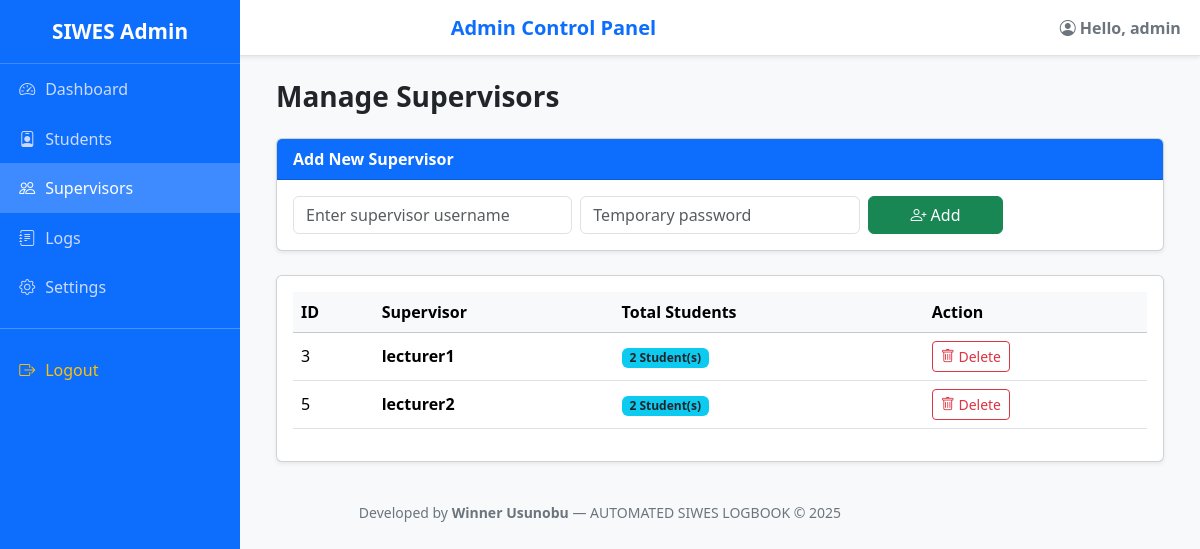
Page /admin/supervisors (signed in) on the committed database.
### tables this page shows
CREATE TABLE users (
        id INTEGER PRIMARY KEY AUTOINCREMENT,
        username TEXT NOT NULL UNIQUE,
        password_hash TEXT NOT NULL,
        role TEXT NOT NULL CHECK(role IN ('student', 'supervisor', 'admin')),
        supervisor_id INTEGER,
        FOREIGN KEY (supervisor_id) REFERENCES users(id)
    );

### admin.py (the view, shortened to what this page needs)
@admin_bp.route('/supervisors', methods=['GET', 'POST'])
@login_required
def supervisors():
    if current_user.role != 'admin':
        flash("Access Denied! Admins only.", "danger")
        return redirect(url_for("login"))
    conn = get_db_connection()
    cur = conn.cursor()
    supervisors = cur.execute("""
        SELECT u.id, u.username, COUNT(s.id) AS total_students
        FROM users u
        LEFT JOIN users s ON u.id = s.supervisor_id AND s.role='student'
        WHERE u.role='supervisor'
        GROUP BY u.id
        ORDER BY u.username;
    """).fetchall()
    conn.close()
    return render_template('admin/supervisors.html', supervisors=supervisors)

### admin.py (called while the page is built)
def get_db_connection():
    db_path = current_app.config.get('DATABASE', 'instance/siwes.db')
    conn = sqlite3.connect(db_path)
    conn.row_factory = sqlite3.Row
    return conn

### app.py (called while the page is built)
@login_manager.user_loader
def load_user(user_id):
    conn = sqlite3.connect(Database)
    conn.row_factory = sqlite3.Row
    user = conn.execute("SELECT * FROM users WHERE id = ?;", (user_id,)).fetchone()
    conn.close()
    if user:
        return User(user["id"], user["username"], user["password_hash"], user["role"])
    return None

### templates/admin/supervisors.html (shortened to what this page needs)
{% extends "admin/base.html" %}
{% block content %}
<div class="container-fluid">
  <h3 class="fw-bold mb-4">Manage Supervisors</h3>
  <div class="card mb-4 shadow-sm">
    <div class="card-header bg-primary text-white fw-semibold">
      Add New Supervisor
    </div>
    <div class="card-body">
      <form method="POST" class="row g-2">
        <div class="col-md-4">
          <input type="text" name="username" class="form-control" placeholder="Enter supervisor username" required>
        </div>
        <div class="col-md-4">
          <input type="password" name="password" class="form-control" placeholder="Temporary password" required>
        </div>
        <div class="col-md-2">
          <button class="btn btn-success w-100" type="submit">
            <i class="bi bi-person-plus"></i> Add
          </button>
        </div>
      </form>
    </div>
  </div>
  <div class="card shadow-sm">
    <div class="card-body table-responsive">
      <table class="table table-hover align-middle">
        <thead class="table-light">
          <tr>
            <th>ID</th>
            <th>Supervisor</th>
            <th>Total Students</th>
            <th>Action</th>
          </tr>
        </thead>
        <tbody>
          {% for sup in supervisors %}
          <tr>
            <td>{{ sup.id }}</td>
            <td class="fw-semibold">{{ sup.username }}</td>
            <td>
              {% if sup.total_students > 0 %}
                <span class="badge bg-info text-dark">{{ sup.total_students }} Student(s)</span>
              {% else %}
                <span class="badge bg-secondary">No Students</span>
              {% endif %}
            </td>
            <td>
              <form method="POST" onsubmit="return confirm('Delete {{ sup.username }} and unassign their students?');">
                <button class="btn btn-sm btn-outline-danger">
                  <i class="bi bi-trash"></i> Delete
                </button>
              </form>
            </td>
          </tr>
          {% else %}
          <tr>
            <td colspan="4" class="text-center text-muted">No supervisors found.</td>
          </tr>
          {% endfor %}
        </tbody>
      </table>
    </div>
  </div>
</div>
{% endblock %}

### templates/admin/base.html (shortened to what this page needs)
<!DOCTYPE html>
<html lang="en">
<head>
  <link href="https://cdn.jsdelivr.net/npm/bootstrap@5.3.3/dist/css/bootstrap.min.css" rel="stylesheet">
  <link href="https://cdn.jsdelivr.net/npm/bootstrap-icons@1.11.1/font/bootstrap-icons.css" rel="stylesheet">
</head>
<body>
  <div class="sidebar" id="sidebar">
    <div class="brand">SIWES Admin</div>
    <nav class="nav flex-column">
      <a href="{{ url_for('admin.dashboard') }}" class="nav-link {% if request.endpoint == 'admin.dashboard' %}active{% endif %}">
        <i class="bi bi-speedometer2"></i> Dashboard
      </a>
      <a href="{{ url_for('admin.students') }}" class="nav-link {% if request.endpoint == 'admin.students' %}active{% endif %}">
        <i class="bi bi-person-badge"></i> Students
      </a>
      <a href="{{ url_for('admin.supervisors') }}" class="nav-link {% if request.endpoint == 'admin.supervisors' %}active{% endif %}">
        <i class="bi bi-people"></i> Supervisors
      </a>
      <a href="{{ url_for('admin.logs') }}" class="nav-link {% if request.endpoint == 'admin.logs' %}active{% endif %}">
        <i class="bi bi-journal-text"></i> Logs
      </a>
      <a href="{{ url_for('admin.settings') }}" class="nav-link {% if request.endpoint == 'admin.settings' %}active{% endif %}">
        <i class="bi bi-gear"></i> Settings
      </a>
      <hr class="text-light">
      <a href="{{ url_for('logout') }}" class="nav-link text-warning">
        <i class="bi bi-box-arrow-right"></i> Logout
      </a>
    </nav>
  </div>
  <div class="topbar shadow-sm">
    <span class="toggle-btn" id="toggle-btn"></span>
    <h5 class="mb-0 fw-bold text-primary">Admin Control Panel</h5>
    <span class="fw-semibold text-secondary"><i class="bi bi-person-circle"> </i>Hello, {{ current_user.username }}</span>
  </div>
  <div class="content">
    {% block content %}{% endblock %}
  </div>
    <footer class="text-center text-secondary small py-3">
        Developed by <strong>Winner Usunobu</strong> — AUTOMATED SIWES LOGBOOK © 2025
    </footer>
</body>
</html>

### templates/admin/base.html (style rules this page uses)
body { min-height: 100vh; background-color: #f8f9fa; overflow-x: hidden; }
.sidebar { width: 240px; height: 100vh; position: fixed; top: 0; left: 0; background: #0d6efd; color: #fff; transition: all 0.3s ease; z-index: 100; }
.sidebar .brand { font-weight: 700; font-size: 1.3rem; text-align: center; padding: 1rem; border-bottom: 1px solid rgba(255,255,255,0.2); }
.sidebar .nav-link { color: #cddafd; font-weight: 500; padding: 0.8rem 1.2rem; display: flex; align-items: center; gap: 10px; transition: background 0.2s; }
.sidebar .nav-link:hover, .sidebar .nav-link.active { background-color: rgba(255,255,255,0.2); color: #fff; }
.content { margin-left: 240px; padding: 1.5rem; transition: all 0.3s; }
.topbar { height: 56px; display: flex; align-items: center; justify-content: space-between; background-color: #fff; border-bottom: 1px solid #dee2e6; padding: 0 1.2rem; position: sticky; top: 0; z-index: 90; }
.toggle-btn { cursor: pointer; color: #0d6efd; }

### rows in the picture
users: username "admin"
users: id "3", username "lecturer1", total_students "2"
users: id "5", username "lecturer2", total_students "2"
